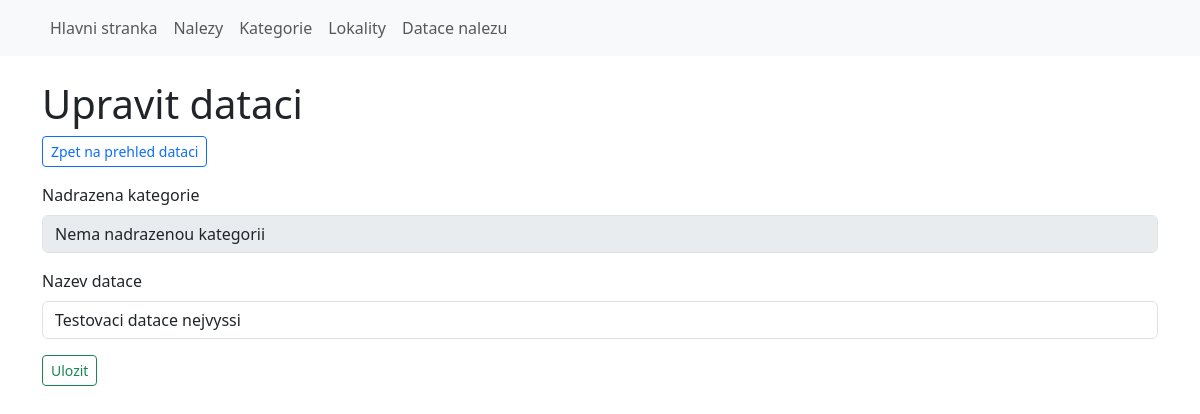
The page /dating/edit/1 on the database its author committed.
### models.py (models this page shows, shortened)
class Dating(Base):
    __tablename__ = 'dating'
    id = Column(Integer, primary_key=True)
    parent_id = Column(Integer, ForeignKey('dating.id'), nullable=True)
    title = Column(String, nullable=False, unique=True)
    children = relationship('Dating', backref=backref('parent', remote_side=[id]), cascade='all, delete-orphan')
    def select_choices(self, non_list = None):
        choices = [(self.id, self.title)]
        for child in self.children:
            if child.id != int(non_list):
                choices.extend([(child.id, f' -- {child.title}')])
        return choices

### app.py (the view, shortened to what this page needs)
@app.route('/dating/edit/<dating_id>', methods=['GET', 'POST'])
def edit_dating(dating_id):
    dating = Dating.query.get(dating_id)
    if dating:
        form = DatingForm(request.form)
        parents = select_parents('dating', dating_id)
        form.parent_id.choices = parents
        form.title.data = dating.title
        form.parent_id.data = dating.parent_id
        return render_template('edit_dating.html', form=form)
    else:
        flash('Datace nenalezena!', 'error')
        return redirect(url_for('dating'))

### forms.py
class DatingForm(FlaskForm):
    title = StringField('Nazev datace', validators=[validators.DataRequired()])
    parent_id = SelectField('Nadrazena kategorie', coerce=int, validate_choice=False)
    submit = SubmitField('Ulozit')

### app.py (called while the page is built)
def select_parents(model, item_id = None):
    p = [(0, 'Nema nadrazenou kategorii')]
    if model == 'dating':
        dating = Dating.query.filter(
            or_(
                Dating.parent_id == 0,
                Dating.parent_id == None
            )
        ).all()
        for d in dating:
            p.extend(Dating.select_choices(d, item_id))
    return p

@app.teardown_appcontext
def shutdown_session(exception=None):
    db_session.remove()

### templates/edit_dating.html (shortened to what this page needs)
{% extends 'base.html' %}
{% block content %}
<h1>Upravit dataci</h1>
<p><a class="btn btn-outline-primary btn-sm" href="{{ url_for('dating') }}" role="button">Zpet na prehled dataci</a></p>
<form action name="add_dating" method="POST" class="form" role="form">
    <div class="mb-3">
        {{ form.parent_id.label(class="form-label") }}
        {% if form.parent_id.data == None %}
            {{ form.parent_id(class="form-control", disabled=True) }}
        {% else %}
            {{ form.parent_id(class="form-control") }}
        {% endif %}
    </div>
    <div class="mb-3 required">
        {{ form.title.label(class="form-label") }}
        {{ form.title(class="form-control") }}
    </div>
    <button type="submit" class="btn btn-outline-success btn-sm">Ulozit</button>
</form>
{% endblock %}

### rows shown on the page
Dating: parent_id "Nema nadrazenou kategorii", title "Testovaci datace nejvyssi"

### other values the page prints
{{ render_nav_item('index', 'Hlavni stranka') }} "Hlavni stranka"
{{ render_nav_item('items', 'Nalezy') }} "Nalezy"
{{ render_nav_item('categories', 'Kategorie') }} "Kategorie"
{{ render_nav_item('areas', 'Lokality') }} "Lokality"
{{ render_nav_item('dating', 'Datace nalezu') }} "Datace nalezu"
